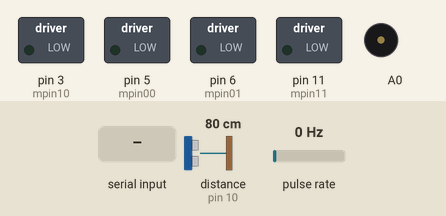
Bench run of a sketch on a simulated Arduino Uno, built with avr-gcc and run on an emulated ATmega328P. Shown: switched loads named in the sketch (green lamp = pin HIGH), buzzer (waves = sounding). Wiring (inferred from the names in the program): ultrasonic range finder: trigger pin 4; echo pin 10; pulse sensor: data pin 2. Inputs (shaded band) come from the test bench; at power-on: distance to the obstacle (sensor on pin 10) 80 cm, pulse rate 0 Hz. The echo pulse lasts 58.3 µs per cm; pins used as bus, display or sensor lines are not drawn; what the sketch prints to the serial monitor is not drawn.

Above: at 1.2 s.
1.3 s: "F90\n" received over the second serial link
At 2.6 s:
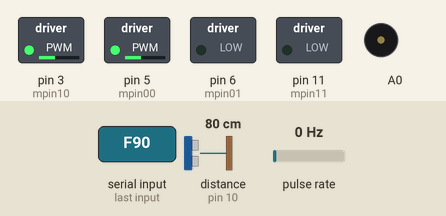
2.9 s: "L\n" received over the second serial link
At 4.1 s:
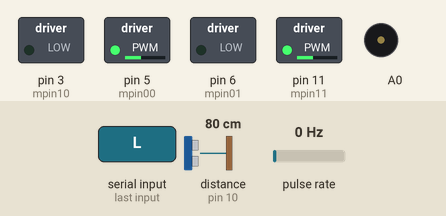
4.4 s: "R\n" received over the second serial link
At 5.1 s:
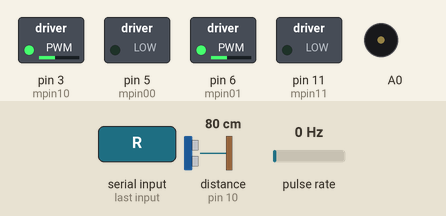
5.9 s: "M90\n" received over the second serial link
At 6.7 s:
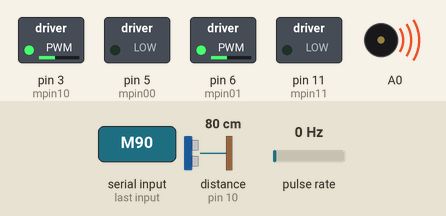
8.9 s: "B90\n" received over the second serial link
At 10.1 s:
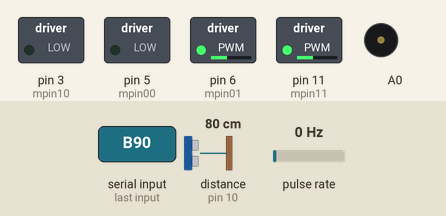
10.6 s: "M,45\n" received over the second serial link
At 12.0 s:
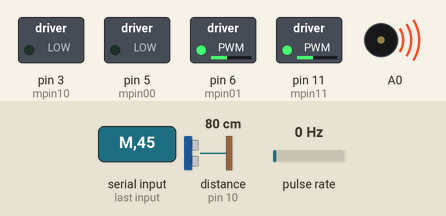
Timing chart, 0 to 14.2 s (numbered marks = the images above; inputs shaded):
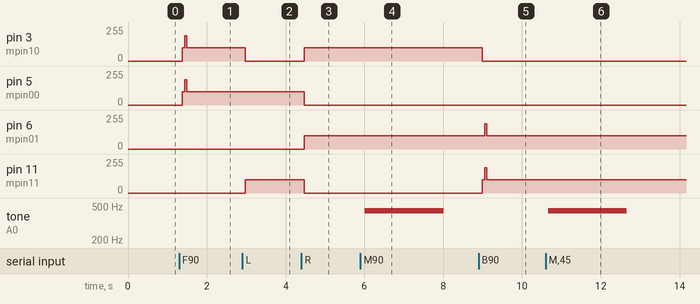

Measured:
- after the input at 1.3 s, pin 3 (mpin10), pin 5 (mpin00): 0/255 → 100/255 after 0.07 s, → 190/255 0.06 s later, → 100/255 0.06 s later
- after the input at 2.9 s, pin 3 (mpin10): 100/255 → 0/255 after 0.08 s; pin 11 (mpin11): 0/255 → 100/255 after 0.08 s
- after the input at 4.4 s, pin 3 (mpin10), pin 6 (mpin01): 0/255 → 100/255 after 0.07 s; pin 5 (mpin00), pin 11 (mpin11): 100/255 → 0/255 after 0.07 s
- after the input at 5.9 s, tone on A0: silent → 440 Hz after 0.11 s, → silent 2.0 s later
- after the input at 8.9 s, pin 3 (mpin10): 100/255 → 0/255 after 0.09 s; pin 6 (mpin01): 100/255 → 190/255 after 0.15 s, → 100/255 0.06 s later; pin 11 (mpin11): 0/255 → 100/255 after 0.09 s, → 190/255 0.06 s later, → 100/255 0.06 s later
- after the input at 10.6 s, tone on A0: silent → 440 Hz after 0.06 s, → silent 2.0 s later

The sketch:

proiect_robtel_pmp.ino
```cpp
#include <Servo.h>
#include <SoftwareSerial.h>
// Pinii motor 1
#define mpin00 5
#define mpin01 6
// Pinii motor 2
#define mpin10 3
#define mpin11 11
Servo srv;
char comanda;
char comandaMiscare;

int vitezaComanda = 100;
int vitezaCitita;

const int trigPin = 4;
const int echoPin = 10;
// defines variables
long duration;
int distance;

int encoder_pin = 2; // pulse output from the module
long int rpm; // rpm reading
volatile byte pulses; // number of pulses
long int timeold;
// number of pulses per revolution
// based on your encoder disc
long int pulsesperturn = 20;
void counter()
{
   //Update count
   pulses++;
}


SoftwareSerial mySerial(12, 13); // RX, TX
void setup() {
  // configurarea pinilor motor ca iesire, initial valoare `0
  digitalWrite(mpin00, 0);
  digitalWrite(mpin01, 0);
  digitalWrite(mpin10, 0);
  digitalWrite(mpin11, 0);
  pinMode (mpin00, OUTPUT);
  pinMode (mpin01, OUTPUT);
  pinMode (mpin10, OUTPUT);
  pinMode (mpin11, OUTPUT);
  pinMode (A0, OUTPUT);
  // pin LED
  pinMode(13, OUTPUT);


  // set the data rate for the SoftwareSerial port
  mySerial.begin(9600);
  mySerial.println("Hello, world?");
  Serial.begin(9600);
  pinMode(trigPin, OUTPUT); // Sets the trigPin as an Output
pinMode(echoPin, INPUT);


   pinMode(encoder_pin, INPUT);
   //Interrupt 0 is digital pin 2
   //Triggers on Falling Edge (change from HIGH to LOW)
   attachInterrupt(0, counter, FALLING);
   // Initialize
   pulses = 0;
   rpm = 0;
   timeold = 0;


}
// Functie pentru controlul unui motor
// Intrare: pinii m1 si m2, directia si viteza
void StartMotor (int m1, int m2, int forward, int speed)
{

  if (speed == 0) // oprire
  {
    digitalWrite(m1, 0);
    digitalWrite(m2, 0);
  }
  else
  {
    if (forward)
    {
      digitalWrite(m2, 0);
      analogWrite (m1, speed); // folosire PWM
    }
    else
    {
      digitalWrite(m1, 0);
      analogWrite(m2, speed);
    }
  }
}

// Functie de siguranta
// Executa oprire motoare, urmata de delay
void delayStopped(int ms)
{
  StartMotor (mpin00, mpin01, 0, 0);
  StartMotor (mpin10, mpin11, 0, 0);
  delay(ms);
}
// Utilizare servo
// Pozitionare in trei unghiuri
// La final, ramane in mijloc (90 grade)
void playWithServo(int pin)
{
  srv.attach(pin);
  srv.write(0);
  delay(1000);
  srv.write(180);
  delay(1000);
  srv.write(90);
  delay(1000);
  srv.detach();
}
void loop() {
  // Cod avertizare
  // Blink lent

  /*
  for (int i = 0; i < 10; i++)
  {
    digitalWrite(13, 1);
    delay(200);
    digitalWrite(13, 0);
    delay(200);
  }
  // Blink rapid. Scoateti cablul USB!!!!
  for (int i = 0; i < 10; i++)
  {
    digitalWrite(13, 1);
    delay(100);
    digitalWrite(13, 0);
    delay(100);
    playWithServo(8);
  }
  */
  digitalWrite(13, 1);
  // Pornirea motorului Servo

  /*
  // Acum se pornesc motoarele DC
  StartMotor (mpin00, mpin01, 0, 128);
  StartMotor (mpin10, mpin11, 0, 128);

  delay (500); // Cat timp e motorul pornit
  delayStopped(500); // Cat timp e oprit

  StartMotor (mpin00, mpin01, 1, 128);
  StartMotor (mpin10, mpin11, 1, 128);

  delay (500);
  delayStopped(500);
  StartMotor (mpin00, mpin01, 0, 128);
  StartMotor (mpin10, mpin11, 1, 128);

  delay (500);
  delayStopped(500);

  StartMotor (mpin00, mpin01, 1, 128);
  StartMotor (mpin10, mpin11, 0, 128);

  delay (500);
  delayStopped(500);
  */

  if (mySerial.available()){ // Citire de pe Bluetooth, trimite la PC
 comanda=mySerial.read();
  }

  if('0'<= comanda && comanda <='9')
  {
    vitezaComanda =100+  (10 * (comanda - '0'));
  }
  else
  {
     comandaMiscare = comanda;

  }

     if (millis() - timeold >= 1000) {
      //Don't process interrupts during calculations
      detachInterrupt(0);
      rpm = ((long)60 * 1000 / pulsesperturn )/ (millis() - timeold)* pulses;
      timeold = millis();
      pulses = 0;
      Serial.print("RPM = ");
      Serial.println(rpm,DEC);
      //Restart the interrupt processing
      attachInterrupt(0, counter, FALLING);
   }


Serial.print("\n Comanda: ");
  Serial.print(comanda);
  Serial.print("\n vitezaData: ");
  Serial.print(vitezaComanda);
  Serial.print("\n COmanda Miscare: ");
  Serial.print(comandaMiscare);

  Serial.print("RPM = ");
      Serial.println(rpm,DEC);
  Serial.print("\n");

digitalWrite(trigPin, LOW);
delayMicroseconds(2);
// Sets the trigPin on HIGH state for 10 micro seconds
digitalWrite(trigPin, HIGH);
delayMicroseconds(10);
digitalWrite(trigPin, LOW);
// Reads the echoPin, returns the sound wave travel time in microseconds
duration = pulseIn(echoPin, HIGH);
// Calculating the distance
distance= duration*0.034/2;
// Prints the distance on the Serial Monitor

if(comanda == 'K'){
mySerial.print("Distance: ");
mySerial.println(distance);
comanda = 'S';


}

if(comanda == 'M'){
tone(A0, 440, 2000);


}


/*
Serial.print("Distance: ");
Serial.println(distance);
Serial.print("\n");
*/
  if(distance < 10 && comandaMiscare!='B')
  {
    delayStopped(100);
   }

  if(comandaMiscare=='S')
  {
    delayStopped(100);
  }

    if(distance >10 && comandaMiscare=='F'){
    StartMotor (mpin00, mpin01, 1, vitezaComanda);
  StartMotor (mpin10, mpin11, 1, vitezaComanda);
  //delay(5000);
    }


  if(comandaMiscare=='B')
  {
    StartMotor (mpin00, mpin01, 0, vitezaComanda);
  StartMotor (mpin10, mpin11, 0, vitezaComanda);
  //delay(5000);
  }

  if(comandaMiscare=='L')
  {
    StartMotor (mpin00, mpin01, 1, vitezaComanda);
  StartMotor (mpin10, mpin11, 0, vitezaComanda);
  //delay(5000);
  }
  if(comanda=='R')
  {
    StartMotor (mpin00, mpin01, 0, vitezaComanda);
  StartMotor (mpin10, mpin11, 1, vitezaComanda);
  //delay(5000);
  }


}
```
